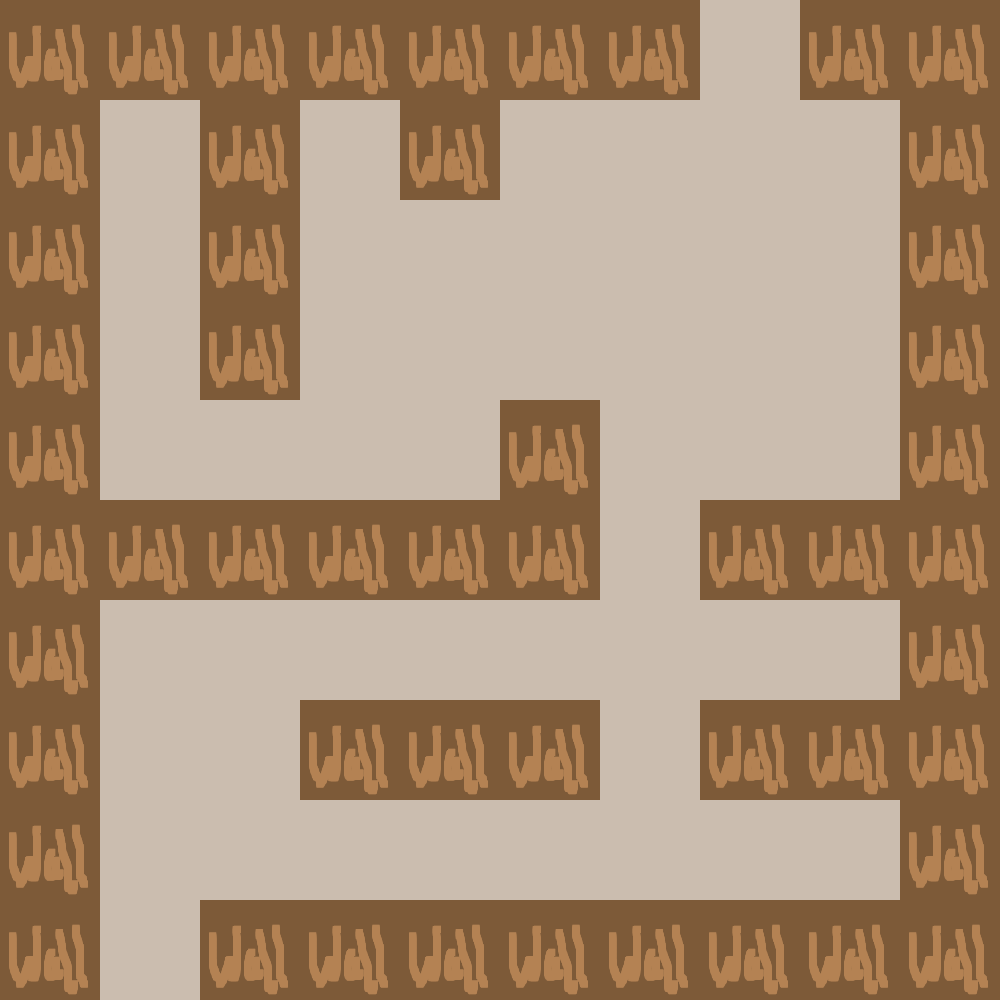

A level layout from a 2D game, rendered from its tile map. Below: a short description, then the map file with its tile-grid data intact:
An orthogonal 10x10 tile map with 100x100 px tiles, 1 tile layer (Tile Layer 1).

<map version="1.2" tiledversion="1.3.1" orientation="orthogonal" renderorder="right-down" compressionlevel="-1" width="10" height="10" tilewidth="100" tileheight="100" infinite="0" nextlayerid="2" nextobjectid="1">
 <tileset firstgid="1" source="2tiles.tsx" />
 <layer id="1" name="Tile Layer 1" width="10" height="10">
  <data encoding="csv">
2,2,2,2,2,2,2,1,2,2,
2,1,2,1,2,1,1,1,1,2,
2,1,2,1,1,1,1,1,1,2,
2,1,2,1,1,1,1,1,1,2,
2,1,1,1,1,2,1,1,1,2,
2,2,2,2,2,2,1,2,2,2,
2,1,1,1,1,1,1,1,1,2,
2,1,1,2,2,2,1,2,2,2,
2,1,1,1,1,1,1,1,1,2,
2,1,2,2,2,2,2,2,2,2
</data>
 </layer>
</map>